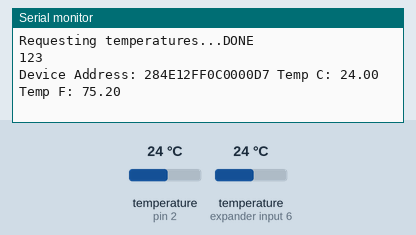
Recording of a sketch running on a simulated Arduino Uno, built with avr-gcc and run on an emulated ATmega328P. Parts: the last lines printed to the serial monitor. The test bench sets the inputs (shaded band); at power-on: temperature (sensors on pin 2, expander input 6) 24 °C.

Above: at 1.3 s.
1.4 s: temperature (sensor on pin 2) set to 41 °C
At 1.41 s:
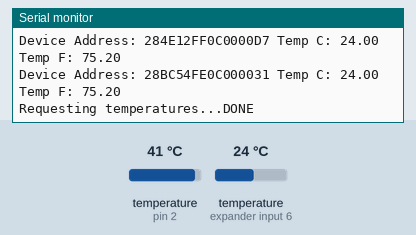
4.4 s: temperature (sensor on expander input 6) set to 41 °C
At 4.42 s:
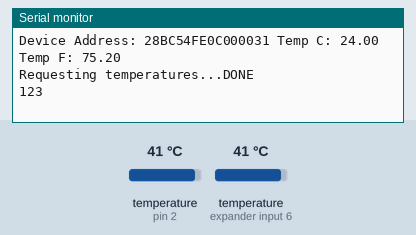
7.4 s: temperature (sensor on pin 2) set to 12 °C
At 7.46 s:
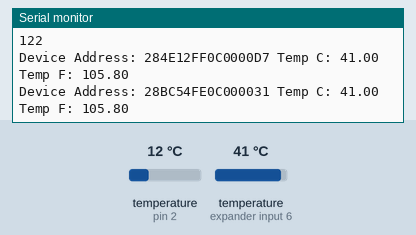
8.9 s: temperature (sensor on expander input 6) set to 12 °C
At 8.9 s:
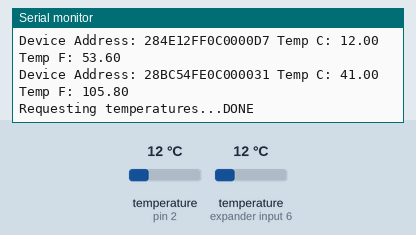
11.9 s: temperature (sensor on pin 2) set to 7 °C
At 11.96 s:
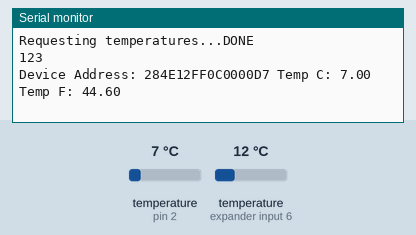
14.9 s: temperature (sensor on pin 2) set to 19 °C
At 18.86 s:
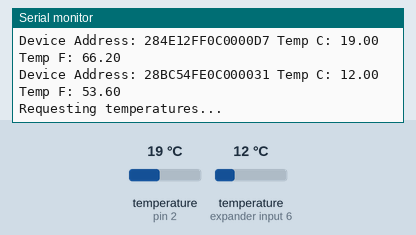
Timing chart, 0 to 18.9 s (numbered marks = the images above; inputs shaded):
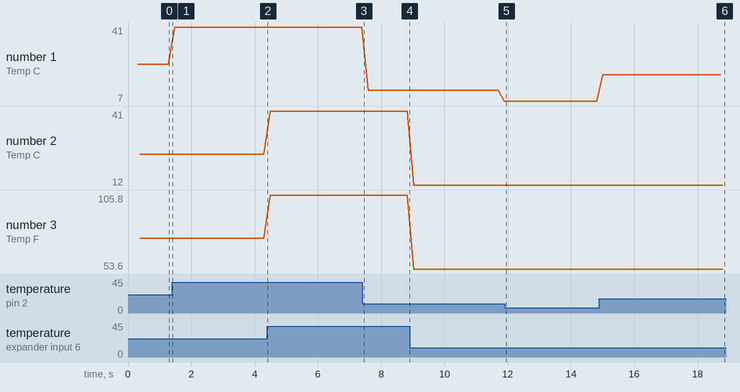

Measured:
- after the input at 14.9 s, the serial monitor: prints a new line after 0.11 s (image 6)
- plotted number 1: 24 → 41 after the input at 1.4 s, 7 → 19 after the input at 14.9 s

The sketch:

07_DS18B20.ino
```cpp
// Include the libraries we need
#include <OneWire.h>
#include <DallasTemperature.h>

// Data wire is plugged into port 2 on the Arduino
#define ONE_WIRE_BUS 2
#define TEMPERATURE_PRECISION 9

// Setup a oneWire instance to communicate with any OneWire devices (not just Maxim/Dallas temperature ICs)
OneWire oneWire(ONE_WIRE_BUS);

// Pass our oneWire reference to Dallas Temperature.
DallasTemperature sensors(&oneWire);

// arrays to hold device addresses
//DeviceAddress insideThermometer, outsideThermometer;

// Assign address manually. The addresses below will need to be changed
// to valid device addresses on your bus. Device address can be retrieved
// by using either oneWire.search(deviceAddress) or individually via
// sensors.getAddress(deviceAddress, index)
DeviceAddress insideThermometer = { 0x28, 0x4E, 0x12, 0xFF, 0x0C, 0x00, 0x00, 0xD7 };
DeviceAddress outsideThermometer = { 0x28, 0xBC, 0x54, 0xFE, 0x0C, 0x00, 0x00, 0x31 };

void setup(void)
{
  // start serial port
  Serial.begin(9600);
  Serial.println("Dallas Temperature IC Control Library Demo");

  // Start up the library
  sensors.begin();

  // locate devices on the bus
  Serial.print("Locating devices...");
  Serial.print("Found ");
  Serial.print(sensors.getDeviceCount(), DEC);
  Serial.println(" devices.");

  // report parasite power requirements
  Serial.print("Parasite power is: ");
  if (sensors.isParasitePowerMode()) Serial.println("ON");
  else Serial.println("OFF");

  // Search for devices on the bus and assign based on an index. Ideally,
  // you would do this to initially discover addresses on the bus and then
  // use those addresses and manually assign them (see above) once you know
  // the devices on your bus (and assuming they don't change).
  //
  // method 1: by index
  //if (!sensors.getAddress(insideThermometer, 0)) Serial.println("Unable to find address for Device 0");
  //if (!sensors.getAddress(outsideThermometer, 1)) Serial.println("Unable to find address for Device 1");

  // method 2: search()
  // search() looks for the next device. Returns 1 if a new address has been
  // returned. A zero might mean that the bus is shorted, there are no devices,
  // or you have already retrieved all of them. It might be a good idea to
  // check the CRC to make sure you didn't get garbage. The order is
  // deterministic. You will always get the same devices in the same order
  //
  // Must be called before search()
  //oneWire.reset_search();
  // assigns the first address found to insideThermometer
  //if (!oneWire.search(insideThermometer)) Serial.println("Unable to find address for insideThermometer");
  // assigns the seconds address found to outsideThermometer
  //if (!oneWire.search(outsideThermometer)) Serial.println("Unable to find address for outsideThermometer");

  // show the addresses we found on the bus
  Serial.print("Device 0 Address: ");
  printAddress(insideThermometer);
  Serial.println();

  Serial.print("Device 1 Address: ");
  printAddress(outsideThermometer);
  Serial.println();

  // set the resolution to 9 bit per device
  sensors.setResolution(insideThermometer, TEMPERATURE_PRECISION);
  sensors.setResolution(outsideThermometer, TEMPERATURE_PRECISION);

  Serial.print("Device 0 Resolution: ");
  Serial.print(sensors.getResolution(insideThermometer), DEC);
  Serial.println();

  Serial.print("Device 1 Resolution: ");
  Serial.print(sensors.getResolution(outsideThermometer), DEC);
  Serial.println();
}

// function to print a device address
void printAddress(DeviceAddress deviceAddress)
{
  for (uint8_t i = 0; i < 8; i++)
  {
    // zero pad the address if necessary
    if (deviceAddress[i] < 16) Serial.print("0");
    Serial.print(deviceAddress[i], HEX);
  }
}

// function to print the temperature for a device
void printTemperature(DeviceAddress deviceAddress)
{
  float tempC = sensors.getTempC(deviceAddress);
  if(tempC == DEVICE_DISCONNECTED_C)
  {
    Serial.println("Error: Could not read temperature data");
    return;
  }
  Serial.print("Temp C: ");
  Serial.print(tempC);
  Serial.print(" Temp F: ");
  Serial.print(DallasTemperature::toFahrenheit(tempC));
}

// function to print a device's resolution
void printResolution(DeviceAddress deviceAddress)
{
  Serial.print("Resolution: ");
  Serial.print(sensors.getResolution(deviceAddress));
  Serial.println();
}

// main function to print information about a device
void printData(DeviceAddress deviceAddress)
{
  Serial.print("Device Address: ");
  printAddress(deviceAddress);
  Serial.print(" ");
  printTemperature(deviceAddress);
  Serial.println();
}

/*
   Main function, calls the temperatures in a loop.
*/
void loop(void)
{
  // call sensors.requestTemperatures() to issue a global temperature
  // request to all devices on the bus
  unsigned long checkpoint = millis();
  Serial.print("Requesting temperatures...");
  sensors.requestTemperatures();
  Serial.println("DONE");
  Serial.println(millis() - checkpoint);

  // print the device information
  printData(insideThermometer);
  printData(outsideThermometer);
}
```
